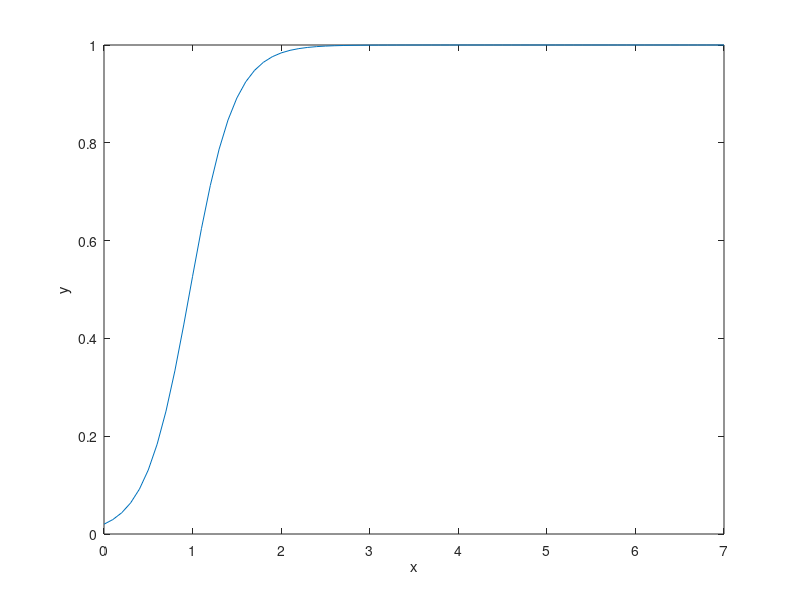

The MATLAB script that drew this image:
close all
clear all
clc
%parameters
h=0.1;
xfinal=7;
a= 4;
f= @(x,y)a*y*(1-y);
y= 0.02;
x=0:h:7;
for i=1:ceil(xfinal/h)
    x(i+1)=x(i)+h;
    k1=f(x(i),y(i));
    k2=f(x(i)+0.5*h,y(i)+0.5*k1*h);
    k3=f(x(i)+0.5*h,y(i)+0.5*k2*h);
    k4=f(x(i)+ h,y(i)+ k3*h);
    y(i+1)=y(i)+h/6*(k1 + 2*k2 + 2*k3 + k4);
end
 %plot
 plot(x,y)
 xlabel('x')
 ylabel('y')
